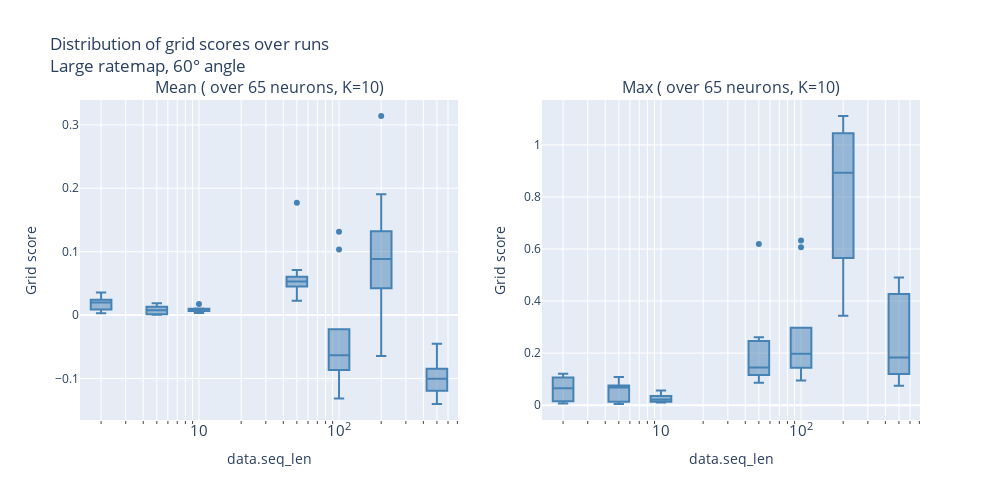
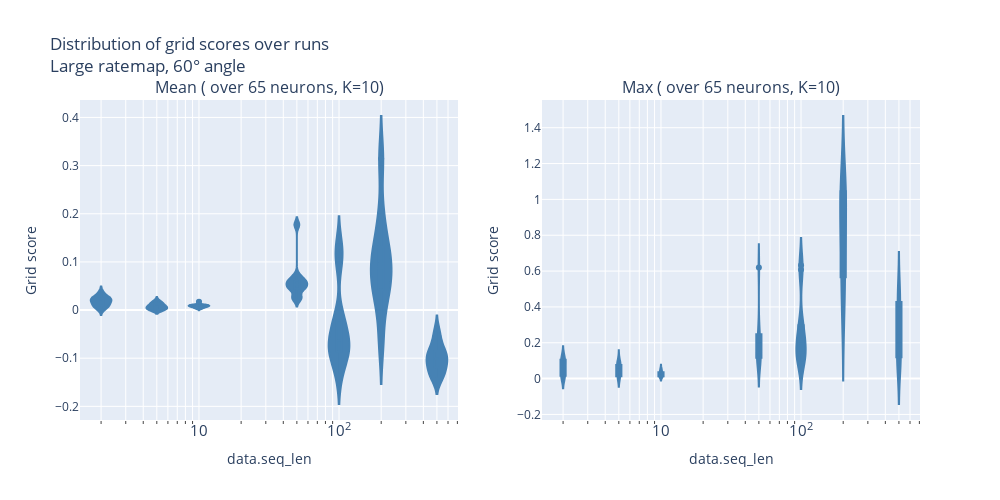
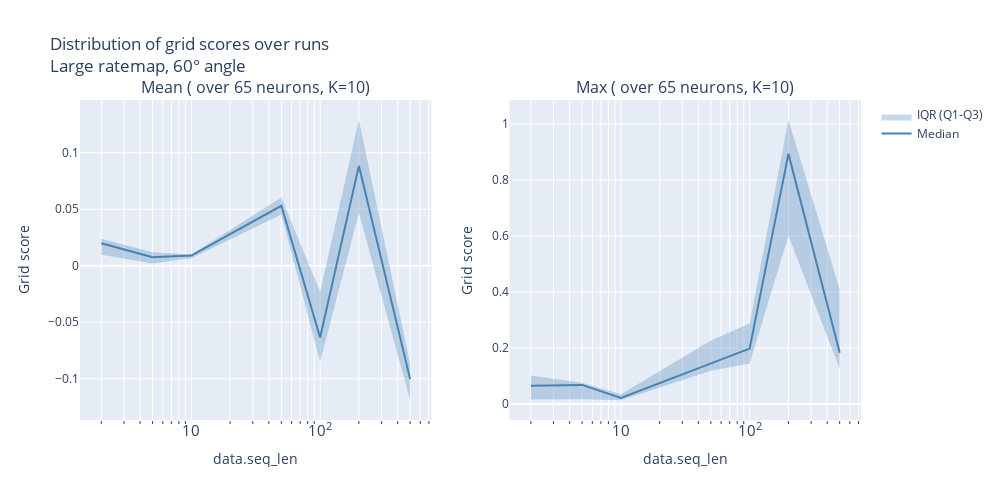
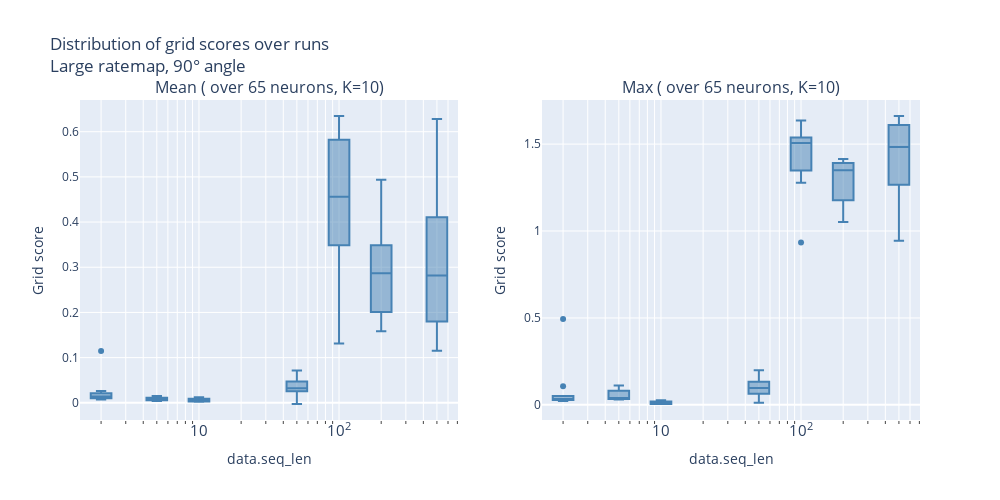

The cell these charts' notebook holds for them, in order:
### Markdown cell above
# Sweep score distributions

### Code cell
from analysis import sweep_score_distributions_mlflow

PARENT_RUN_ID = "739dfc50c9cb41d3875e79a55b35ca09"
TRACKING_URI = "sqlite:///mlruns.db"

print(f"Generating sweep score distributions for parent run: {PARENT_RUN_ID}")
figures = sweep_score_distributions_mlflow(
    parent_run_id=PARENT_RUN_ID,
    x_param="data.seq_len",
    log_x=True,
    tracking_uri=TRACKING_URI,
)
for name, fig in figures.items():
    fig.show()

### Figure 1 — Plotly figure (JSON) as saved in the notebook; plotly's stock layout.template omitted (floating-point values rounded to 4 significant figures)
{"data": [{"boxpoints": "outliers", "marker": {"color": "steelblue"}, "name": "2.0", "showlegend": false, "type": "box", "x": [2, 2, 2, 2, 2, 2, 2, 2, 2, 2], "xaxis": "x", "y": [0.03574, 0.02002, 0.003042, 0.02286, 0.01974, 0.008877, 0.01197, 0.02575, 0.008935, 0.02434], "yaxis": "y"}, {"boxpoints": "outliers", "marker": {"color": "steelblue"}, "name": "5.0", "showlegend": false, "type": "box", "x": [5, 5, 5, 5, 5, 5, 5, 5, 5, 5], "xaxis": "x", "y": [0.01334, 0.000814, 0.003289, 0.0007172, 0.007462, 0.001361, 0.007451, 0.01859, 0.01425, 0.007681], "yaxis": "y"}, {"boxpoints": "outliers", "marker": {"color": "steelblue"}, "name": "10.0", "showlegend": false, "type": "box", "x": [10, 10, 10, 10, 10, 10, 10, 10, 10, 10], "xaxis": "x", "y": [0.009769, 0.01005, 0.01742, 0.006411, 0.01052, 0.005169, 0.003458, 0.009454, 0.007434, 0.008603], "yaxis": "y"}, {"boxpoints": "outliers", "marker": {"color": "steelblue"}, "name": "50.0", "showlegend": false, "type": "box", "x": [50, 50, 50, 50, 50, 50, 50, 50, 50, 50], "xaxis": "x", "y": [0.02278, 0.04536, 0.05963, 0.1772, 0.0281, 0.07096, 0.05706, 0.0452, 0.06058, 0.04903], "yaxis": "y"}, {"boxpoints": "outliers", "marker": {"color": "steelblue"}, "name": "100.0", "showlegend": false, "type": "box", "x": [100, 100, 100, 100, 100, 100, 100, 100, 100, 100], "xaxis": "x", "y": [-0.02243, 0.1033, -0.02462, -0.08013, -0.0932, -0.1315, 0.1313, -0.05725, -0.08664, -0.06976], "yaxis": "y"}, {"boxpoints": "outliers", "marker": {"color": "steelblue"}, "name": "200.0", "showlegend": false, "type": "box", "x": [200, 200, 200, 200, 200, 200, 200, 200, 200, 200], "xaxis": "x", "y": [0.0176, 0.1321, -0.06459, 0.04223, 0.08339, 0.05994, 0.1207, 0.09345, 0.1905, 0.314], "yaxis": "y"}, {"boxpoints": "outliers", "marker": {"color": "steelblue"}, "name": "500.0", "showlegend": false, "type": "box", "x": [500, 500, 500, 500, 500, 500, 500, 500, 500, 500], "xaxis": "x", "y": [-0.09691, -0.1378, -0.04521, -0.1402, -0.09419, -0.06868, -0.1039, -0.1191, -0.1192, -0.08477], "yaxis": "y"}, {"boxpoints": "outliers", "marker": {"color": "steelblue"}, "name": "2.0", "showlegend": false, "type": "box", "x": [2, 2, 2, 2, 2, 2, 2, 2, 2, 2], "xaxis": "x2", "y": [0.1058, 0.08868, 0.006446, 0.109, 0.05658, 0.01365, 0.01616, 0.1206, 0.01532, 0.07332], "yaxis": "y2"}, {"boxpoints": "outliers", "marker": {"color": "steelblue"}, "name": "5.0", "showlegend": false, "type": "box", "x": [5, 5, 5, 5, 5, 5, 5, 5, 5, 5], "xaxis": "x2", "y": [0.02764, 0.01259, 0.07566, 0.005445, 0.08357, 0.00439, 0.06214, 0.1079, 0.07362, 0.07557], "yaxis": "y2"}, {"boxpoints": "outliers", "marker": {"color": "steelblue"}, "name": "10.0", "showlegend": false, "type": "box", "x": [10, 10, 10, 10, 10, 10, 10, 10, 10, 10], "xaxis": "x2", "y": [0.01989, 0.03388, 0.02296, 0.01265, 0.056, 0.01422, 0.01029, 0.0127, 0.04654, 0.0351], "yaxis": "y2"}, {"boxpoints": "outliers", "marker": {"color": "steelblue"}, "name": "50.0", "showlegend": false, "type": "box", "x": [50, 50, 50, 50, 50, 50, 50, 50, 50, 50], "xaxis": "x2", "y": [0.247, 0.08616, 0.2611, 0.6196, 0.09888, 0.1471, 0.1427, 0.1663, 0.1158, 0.1269], "yaxis": "y2"}, {"boxpoints": "outliers", "marker": {"color": "steelblue"}, "name": "100.0", "showlegend": false, "type": "box", "x": [100, 100, 100, 100, 100, 100, 100, 100, 100, 100], "xaxis": "x2", "y": [0.2357, 0.607, 0.1436, 0.1599, 0.2977, 0.09441, 0.6325, 0.1465, 0.1187, 0.2574], "yaxis": "y2"}, {"boxpoints": "outliers", "marker": {"color": "steelblue"}, "name": "200.0", "showlegend": false, "type": "box", "x": [200, 200, 200, 200, 200, 200, 200, 200, 200, 200], "xaxis": "x2", "y": [0.5176, 0.8954, 0.3435, 1.111, 1.102, 0.5654, 0.8914, 0.7079, 1.045, 0.9251], "yaxis": "y2"}, {"boxpoints": "outliers", "marker": {"color": "steelblue"}, "name": "500.0", "showlegend": false, "type": "box", "x": [500, 500, 500, 500, 500, 500, 500, 500, 500, 500], "xaxis": "x2", "y": [0.1943, 0.08069, 0.4903, 0.07447, 0.4464, 0.427, 0.3534, 0.1718, 0.1198, 0.1425], "yaxis": "y2"}], "layout": {"annotations": [{"font": {"size": 16}, "showarrow": false, "text": "Mean ( over 65 neurons, K=10)", "x": 0.225, "xanchor": "center", "xref": "paper", "y": 1, "yanchor": "bottom", "yref": "paper"}, {"font": {"size": 16}, "showarrow": false, "text": "Max ( over 65 neurons, K=10)", "x": 0.775, "xanchor": "center", "xref": "paper", "y": 1, "yanchor": "bottom", "yref": "paper"}], "height": 500, "title": {"text": "Distribution of grid scores over runs<br>Large ratemap, 60° angle"}, "width": 1000, "xaxis": {"anchor": "y", "domain": [0, 0.45], "dtick": 1, "exponentformat": "power", "gridcolor": "white", "minor": {"dtick": "D1", "gridcolor": "white", "showgrid": true, "ticks": "outside"}, "showgrid": true, "title": {"text": "data.seq_len"}, "type": "log"}, "xaxis2": {"anchor": "y2", "domain": [0.55, 1], "dtick": 1, "exponentformat": "power", "gridcolor": "white", "minor": {"dtick": "D1", "gridcolor": "white", "showgrid": true, "ticks": "outside"}, "showgrid": true, "title": {"text": "data.seq_len"}, "type": "log"}, "yaxis": {"anchor": "x", "domain": [0, 1], "title": {"text": "Grid score"}}, "yaxis2": {"anchor": "x2", "domain": [0, 1], "title": {"text": "Grid score"}}}}

### Figure 2 — Plotly figure (JSON) as saved in the notebook; plotly's stock layout.template omitted (floating-point values rounded to 4 significant figures)
{"data": [{"box": {"visible": true}, "fillcolor": "steelblue", "line": {"color": "steelblue"}, "meanline": {"visible": true}, "name": "2.0", "showlegend": false, "type": "violin", "x": [2, 2, 2, 2, 2, 2, 2, 2, 2, 2], "xaxis": "x", "y": [0.03574, 0.02002, 0.003042, 0.02286, 0.01974, 0.008877, 0.01197, 0.02575, 0.008935, 0.02434], "yaxis": "y"}, {"box": {"visible": true}, "fillcolor": "steelblue", "line": {"color": "steelblue"}, "meanline": {"visible": true}, "name": "5.0", "showlegend": false, "type": "violin", "x": [5, 5, 5, 5, 5, 5, 5, 5, 5, 5], "xaxis": "x", "y": [0.01334, 0.000814, 0.003289, 0.0007172, 0.007462, 0.001361, 0.007451, 0.01859, 0.01425, 0.007681], "yaxis": "y"}, {"box": {"visible": true}, "fillcolor": "steelblue", "line": {"color": "steelblue"}, "meanline": {"visible": true}, "name": "10.0", "showlegend": false, "type": "violin", "x": [10, 10, 10, 10, 10, 10, 10, 10, 10, 10], "xaxis": "x", "y": [0.009769, 0.01005, 0.01742, 0.006411, 0.01052, 0.005169, 0.003458, 0.009454, 0.007434, 0.008603], "yaxis": "y"}, {"box": {"visible": true}, "fillcolor": "steelblue", "line": {"color": "steelblue"}, "meanline": {"visible": true}, "name": "50.0", "showlegend": false, "type": "violin", "x": [50, 50, 50, 50, 50, 50, 50, 50, 50, 50], "xaxis": "x", "y": [0.02278, 0.04536, 0.05963, 0.1772, 0.0281, 0.07096, 0.05706, 0.0452, 0.06058, 0.04903], "yaxis": "y"}, {"box": {"visible": true}, "fillcolor": "steelblue", "line": {"color": "steelblue"}, "meanline": {"visible": true}, "name": "100.0", "showlegend": false, "type": "violin", "x": [100, 100, 100, 100, 100, 100, 100, 100, 100, 100], "xaxis": "x", "y": [-0.02243, 0.1033, -0.02462, -0.08013, -0.0932, -0.1315, 0.1313, -0.05725, -0.08664, -0.06976], "yaxis": "y"}, {"box": {"visible": true}, "fillcolor": "steelblue", "line": {"color": "steelblue"}, "meanline": {"visible": true}, "name": "200.0", "showlegend": false, "type": "violin", "x": [200, 200, 200, 200, 200, 200, 200, 200, 200, 200], "xaxis": "x", "y": [0.0176, 0.1321, -0.06459, 0.04223, 0.08339, 0.05994, 0.1207, 0.09345, 0.1905, 0.314], "yaxis": "y"}, {"box": {"visible": true}, "fillcolor": "steelblue", "line": {"color": "steelblue"}, "meanline": {"visible": true}, "name": "500.0", "showlegend": false, "type": "violin", "x": [500, 500, 500, 500, 500, 500, 500, 500, 500, 500], "xaxis": "x", "y": [-0.09691, -0.1378, -0.04521, -0.1402, -0.09419, -0.06868, -0.1039, -0.1191, -0.1192, -0.08477], "yaxis": "y"}, {"box": {"visible": true}, "fillcolor": "steelblue", "line": {"color": "steelblue"}, "meanline": {"visible": true}, "name": "2.0", "showlegend": false, "type": "violin", "x": [2, 2, 2, 2, 2, 2, 2, 2, 2, 2], "xaxis": "x2", "y": [0.1058, 0.08868, 0.006446, 0.109, 0.05658, 0.01365, 0.01616, 0.1206, 0.01532, 0.07332], "yaxis": "y2"}, {"box": {"visible": true}, "fillcolor": "steelblue", "line": {"color": "steelblue"}, "meanline": {"visible": true}, "name": "5.0", "showlegend": false, "type": "violin", "x": [5, 5, 5, 5, 5, 5, 5, 5, 5, 5], "xaxis": "x2", "y": [0.02764, 0.01259, 0.07566, 0.005445, 0.08357, 0.00439, 0.06214, 0.1079, 0.07362, 0.07557], "yaxis": "y2"}, {"box": {"visible": true}, "fillcolor": "steelblue", "line": {"color": "steelblue"}, "meanline": {"visible": true}, "name": "10.0", "showlegend": false, "type": "violin", "x": [10, 10, 10, 10, 10, 10, 10, 10, 10, 10], "xaxis": "x2", "y": [0.01989, 0.03388, 0.02296, 0.01265, 0.056, 0.01422, 0.01029, 0.0127, 0.04654, 0.0351], "yaxis": "y2"}, {"box": {"visible": true}, "fillcolor": "steelblue", "line": {"color": "steelblue"}, "meanline": {"visible": true}, "name": "50.0", "showlegend": false, "type": "violin", "x": [50, 50, 50, 50, 50, 50, 50, 50, 50, 50], "xaxis": "x2", "y": [0.247, 0.08616, 0.2611, 0.6196, 0.09888, 0.1471, 0.1427, 0.1663, 0.1158, 0.1269], "yaxis": "y2"}, {"box": {"visible": true}, "fillcolor": "steelblue", "line": {"color": "steelblue"}, "meanline": {"visible": true}, "name": "100.0", "showlegend": false, "type": "violin", "x": [100, 100, 100, 100, 100, 100, 100, 100, 100, 100], "xaxis": "x2", "y": [0.2357, 0.607, 0.1436, 0.1599, 0.2977, 0.09441, 0.6325, 0.1465, 0.1187, 0.2574], "yaxis": "y2"}, {"box": {"visible": true}, "fillcolor": "steelblue", "line": {"color": "steelblue"}, "meanline": {"visible": true}, "name": "200.0", "showlegend": false, "type": "violin", "x": [200, 200, 200, 200, 200, 200, 200, 200, 200, 200], "xaxis": "x2", "y": [0.5176, 0.8954, 0.3435, 1.111, 1.102, 0.5654, 0.8914, 0.7079, 1.045, 0.9251], "yaxis": "y2"}, {"box": {"visible": true}, "fillcolor": "steelblue", "line": {"color": "steelblue"}, "meanline": {"visible": true}, "name": "500.0", "showlegend": false, "type": "violin", "x": [500, 500, 500, 500, 500, 500, 500, 500, 500, 500], "xaxis": "x2", "y": [0.1943, 0.08069, 0.4903, 0.07447, 0.4464, 0.427, 0.3534, 0.1718, 0.1198, 0.1425], "yaxis": "y2"}], "layout": {"annotations": [{"font": {"size": 16}, "showarrow": false, "text": "Mean ( over 65 neurons, K=10)", "x": 0.225, "xanchor": "center", "xref": "paper", "y": 1, "yanchor": "bottom", "yref": "paper"}, {"font": {"size": 16}, "showarrow": false, "text": "Max ( over 65 neurons, K=10)", "x": 0.775, "xanchor": "center", "xref": "paper", "y": 1, "yanchor": "bottom", "yref": "paper"}], "height": 500, "title": {"text": "Distribution of grid scores over runs<br>Large ratemap, 60° angle"}, "width": 1000, "xaxis": {"anchor": "y", "domain": [0, 0.45], "dtick": 1, "exponentformat": "power", "gridcolor": "white", "minor": {"dtick": "D1", "gridcolor": "white", "showgrid": true, "ticks": "outside"}, "showgrid": true, "title": {"text": "data.seq_len"}, "type": "log"}, "xaxis2": {"anchor": "y2", "domain": [0.55, 1], "dtick": 1, "exponentformat": "power", "gridcolor": "white", "minor": {"dtick": "D1", "gridcolor": "white", "showgrid": true, "ticks": "outside"}, "showgrid": true, "title": {"text": "data.seq_len"}, "type": "log"}, "yaxis": {"anchor": "x", "domain": [0, 1], "title": {"text": "Grid score"}}, "yaxis2": {"anchor": "x2", "domain": [0, 1], "title": {"text": "Grid score"}}}}

### Figure 3 — Plotly figure (JSON) as saved in the notebook; plotly's stock layout.template omitted (floating-point values rounded to 4 significant figures)
{"data": [{"fill": "toself", "fillcolor": "rgba(70, 130, 180, 0.3)", "line": {"color": "rgba(255,255,255,0)"}, "name": "IQR (Q1-Q3)", "showlegend": true, "type": "scatter", "x": [2, 5, 10, 50, 100, 200, 500, 500, 200, 100, 50, 10, 5, 2], "xaxis": "x", "y": [0.02397, 0.01193, 0.009983, 0.06034, -0.02297, 0.1292, -0.08713, -0.1191, 0.04666, -0.08501, 0.04524, 0.006667, 0.001843, 0.009694], "yaxis": "y"}, {"line": {"color": "steelblue", "width": 2}, "mode": "lines", "name": "Median", "showlegend": true, "type": "scatter", "x": [2, 5, 10, 50, 100, 200, 500], "xaxis": "x", "y": [0.01988, 0.007456, 0.009028, 0.05305, -0.06351, 0.08842, -0.1004], "yaxis": "y"}, {"fill": "toself", "fillcolor": "rgba(70, 130, 180, 0.3)", "line": {"color": "rgba(255,255,255,0)"}, "name": "IQR (Q1-Q3)", "showlegend": false, "type": "scatter", "x": [2, 5, 10, 50, 100, 200, 500, 500, 200, 100, 50, 10, 5, 2], "xaxis": "x2", "y": [0.1015, 0.07563, 0.03479, 0.2268, 0.2876, 1.015, 0.4086, 0.1255, 0.6011, 0.1443, 0.1186, 0.01308, 0.01635, 0.01553], "yaxis": "y2"}, {"line": {"color": "steelblue", "width": 2}, "mode": "lines", "name": "Median", "showlegend": false, "type": "scatter", "x": [2, 5, 10, 50, 100, 200, 500], "xaxis": "x2", "y": [0.06495, 0.06788, 0.02143, 0.1449, 0.1978, 0.8934, 0.183], "yaxis": "y2"}], "layout": {"annotations": [{"font": {"size": 16}, "showarrow": false, "text": "Mean ( over 65 neurons, K=10)", "x": 0.225, "xanchor": "center", "xref": "paper", "y": 1, "yanchor": "bottom", "yref": "paper"}, {"font": {"size": 16}, "showarrow": false, "text": "Max ( over 65 neurons, K=10)", "x": 0.775, "xanchor": "center", "xref": "paper", "y": 1, "yanchor": "bottom", "yref": "paper"}], "height": 500, "title": {"text": "Distribution of grid scores over runs<br>Large ratemap, 60° angle"}, "width": 1000, "xaxis": {"anchor": "y", "domain": [0, 0.45], "dtick": 1, "exponentformat": "power", "gridcolor": "white", "minor": {"dtick": "D1", "gridcolor": "white", "showgrid": true, "ticks": "outside"}, "showgrid": true, "title": {"text": "data.seq_len"}, "type": "log"}, "xaxis2": {"anchor": "y2", "domain": [0.55, 1], "dtick": 1, "exponentformat": "power", "gridcolor": "white", "minor": {"dtick": "D1", "gridcolor": "white", "showgrid": true, "ticks": "outside"}, "showgrid": true, "title": {"text": "data.seq_len"}, "type": "log"}, "yaxis": {"anchor": "x", "domain": [0, 1], "title": {"text": "Grid score"}}, "yaxis2": {"anchor": "x2", "domain": [0, 1], "title": {"text": "Grid score"}}}}

### Figure 4 — Plotly figure (JSON) as saved in the notebook; plotly's stock layout.template omitted (floating-point values rounded to 4 significant figures)
{"data": [{"boxpoints": "outliers", "marker": {"color": "steelblue"}, "name": "2.0", "showlegend": false, "type": "box", "x": [2, 2, 2, 2, 2, 2, 2, 2, 2, 2], "xaxis": "x", "y": [0.00961, 0.01176, 0.02126, 0.009928, 0.1148, 0.0206, 0.007331, 0.01014, 0.02596, 0.01563], "yaxis": "y"}, {"boxpoints": "outliers", "marker": {"color": "steelblue"}, "name": "5.0", "showlegend": false, "type": "box", "x": [5, 5, 5, 5, 5, 5, 5, 5, 5, 5], "xaxis": "x", "y": [0.00813, 0.01116, 0.005889, 0.01011, 0.007732, 0.01478, 0.01223, 0.003976, 0.009054, 0.003724], "yaxis": "y"}, {"boxpoints": "outliers", "marker": {"color": "steelblue"}, "name": "10.0", "showlegend": false, "type": "box", "x": [10, 10, 10, 10, 10, 10, 10, 10, 10, 10], "xaxis": "x", "y": [0.002953, 0.01209, 0.002485, 0.003067, 0.002954, 0.006967, 0.008938, 0.002997, 0.008729, 0.01092], "yaxis": "y"}, {"boxpoints": "outliers", "marker": {"color": "steelblue"}, "name": "50.0", "showlegend": false, "type": "box", "x": [50, 50, 50, 50, 50, 50, 50, 50, 50, 50], "xaxis": "x", "y": [0.05164, 0.03083, -0.002675, 0.04063, 0.03394, 0.02542, 0.02655, 0.04712, 0.07141, 0.01738], "yaxis": "y"}, {"boxpoints": "outliers", "marker": {"color": "steelblue"}, "name": "100.0", "showlegend": false, "type": "box", "x": [100, 100, 100, 100, 100, 100, 100, 100, 100, 100], "xaxis": "x", "y": [0.3843, 0.2261, 0.3486, 0.4856, 0.582, 0.6251, 0.1311, 0.4365, 0.6348, 0.4754], "yaxis": "y"}, {"boxpoints": "outliers", "marker": {"color": "steelblue"}, "name": "200.0", "showlegend": false, "type": "box", "x": [200, 200, 200, 200, 200, 200, 200, 200, 200, 200], "xaxis": "x", "y": [0.3394, 0.182, 0.4706, 0.243, 0.33, 0.3486, 0.4938, 0.1584, 0.201, 0.226], "yaxis": "y"}, {"boxpoints": "outliers", "marker": {"color": "steelblue"}, "name": "500.0", "showlegend": false, "type": "box", "x": [500, 500, 500, 500, 500, 500, 500, 500, 500, 500], "xaxis": "x", "y": [0.1152, 0.6282, 0.1881, 0.2955, 0.1611, 0.4105, 0.5285, 0.3163, 0.2683, 0.18], "yaxis": "y"}, {"boxpoints": "outliers", "marker": {"color": "steelblue"}, "name": "2.0", "showlegend": false, "type": "box", "x": [2, 2, 2, 2, 2, 2, 2, 2, 2, 2], "xaxis": "x2", "y": [0.02728, 0.02815, 0.05121, 0.03499, 0.4942, 0.02777, 0.02209, 0.02967, 0.1076, 0.03629], "yaxis": "y2"}, {"boxpoints": "outliers", "marker": {"color": "steelblue"}, "name": "5.0", "showlegend": false, "type": "box", "x": [5, 5, 5, 5, 5, 5, 5, 5, 5, 5], "xaxis": "x2", "y": [0.09586, 0.06678, 0.03159, 0.03056, 0.03759, 0.08096, 0.111, 0.03493, 0.034, 0.03761], "yaxis": "y2"}, {"boxpoints": "outliers", "marker": {"color": "steelblue"}, "name": "10.0", "showlegend": false, "type": "box", "x": [10, 10, 10, 10, 10, 10, 10, 10, 10, 10], "xaxis": "x2", "y": [0.008547, 0.01934, 0.005302, 0.005185, 0.01093, 0.017, 0.02666, 0.004969, 0.011, 0.01884], "yaxis": "y2"}, {"boxpoints": "outliers", "marker": {"color": "steelblue"}, "name": "50.0", "showlegend": false, "type": "box", "x": [50, 50, 50, 50, 50, 50, 50, 50, 50, 50], "xaxis": "x2", "y": [0.1606, 0.06464, 0.01216, 0.1331, 0.0737, 0.06793, 0.1214, 0.122, 0.199, 0.05163], "yaxis": "y2"}, {"boxpoints": "outliers", "marker": {"color": "steelblue"}, "name": "100.0", "showlegend": false, "type": "box", "x": [100, 100, 100, 100, 100, 100, 100, 100, 100, 100], "xaxis": "x2", "y": [1.542, 1.525, 1.277, 1.636, 1.348, 1.471, 0.9337, 1.507, 1.506, 1.538], "yaxis": "y2"}, {"boxpoints": "outliers", "marker": {"color": "steelblue"}, "name": "200.0", "showlegend": false, "type": "box", "x": [200, 200, 200, 200, 200, 200, 200, 200, 200, 200], "xaxis": "x2", "y": [1.372, 1.177, 1.369, 1.414, 1.052, 1.391, 1.401, 1.223, 1.066, 1.329], "yaxis": "y2"}, {"boxpoints": "outliers", "marker": {"color": "steelblue"}, "name": "500.0", "showlegend": false, "type": "box", "x": [500, 500, 500, 500, 500, 500, 500, 500, 500, 500], "xaxis": "x2", "y": [1.373, 1.662, 1.267, 1.237, 0.9435, 1.609, 1.537, 1.429, 1.626, 1.585], "yaxis": "y2"}], "layout": {"annotations": [{"font": {"size": 16}, "showarrow": false, "text": "Mean ( over 65 neurons, K=10)", "x": 0.225, "xanchor": "center", "xref": "paper", "y": 1, "yanchor": "bottom", "yref": "paper"}, {"font": {"size": 16}, "showarrow": false, "text": "Max ( over 65 neurons, K=10)", "x": 0.775, "xanchor": "center", "xref": "paper", "y": 1, "yanchor": "bottom", "yref": "paper"}], "height": 500, "title": {"text": "Distribution of grid scores over runs<br>Large ratemap, 90° angle"}, "width": 1000, "xaxis": {"anchor": "y", "domain": [0, 0.45], "dtick": 1, "exponentformat": "power", "gridcolor": "white", "minor": {"dtick": "D1", "gridcolor": "white", "showgrid": true, "ticks": "outside"}, "showgrid": true, "title": {"text": "data.seq_len"}, "type": "log"}, "xaxis2": {"anchor": "y2", "domain": [0.55, 1], "dtick": 1, "exponentformat": "power", "gridcolor": "white", "minor": {"dtick": "D1", "gridcolor": "white", "showgrid": true, "ticks": "outside"}, "showgrid": true, "title": {"text": "data.seq_len"}, "type": "log"}, "yaxis": {"anchor": "x", "domain": [0, 1], "title": {"text": "Grid score"}}, "yaxis2": {"anchor": "x2", "domain": [0, 1], "title": {"text": "Grid score"}}}}
